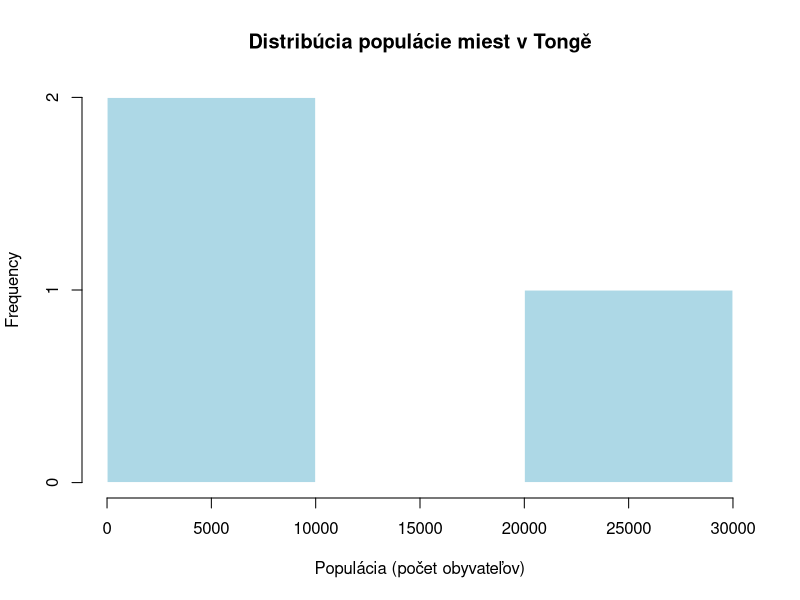
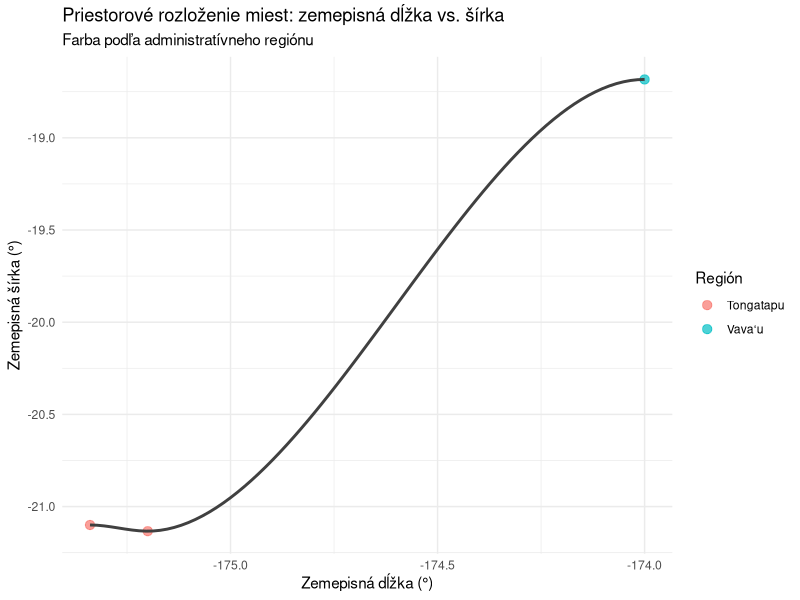
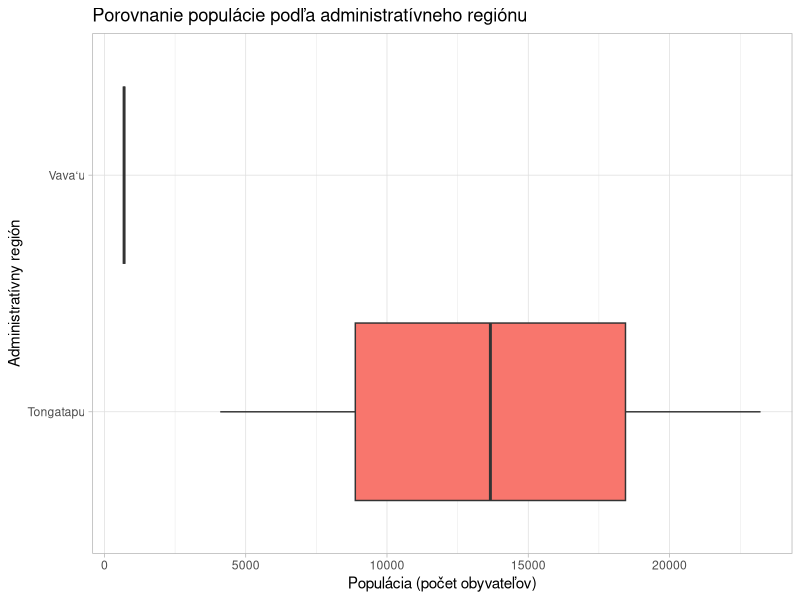
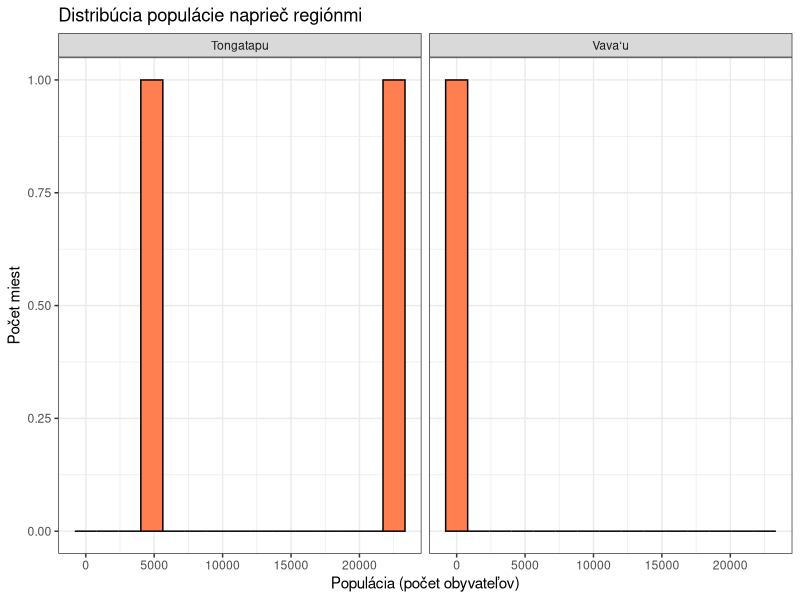
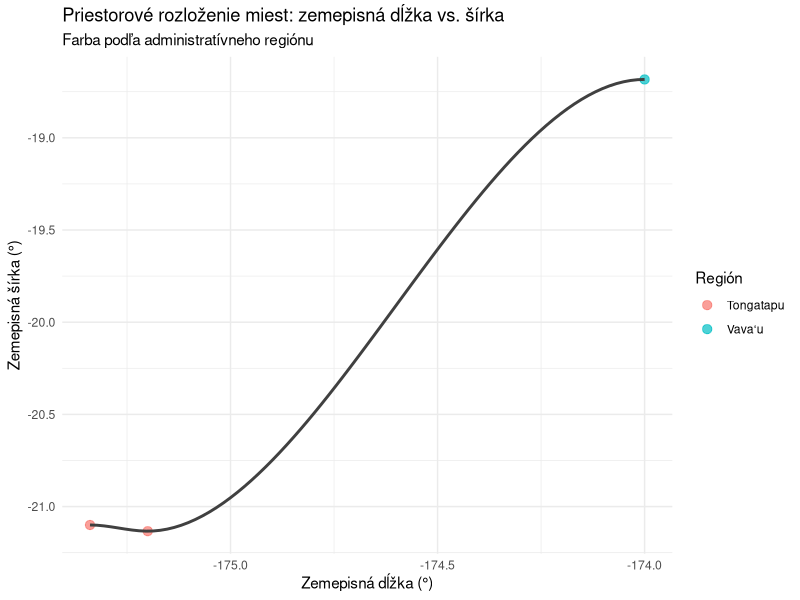

Reproduce these figures in R, in order.
## ---- chunk 1
###############################################################
# Task 5 – Visualising Your Universe (Base R & ggplot2)
# Dataset: Cities of Tonga (from Task 3)
###############################################################


library(readxl)
library(dplyr)
library(ggplot2)


my_data <- read_excel("to.xlsx")

required_cols <- c("city","population","admin_name","lat","lng")
missing <- setdiff(required_cols, colnames(my_data))
if (length(missing) > 0) {
  stop(paste("Chýbajúce stĺpce v to.xlsx:", paste(missing, collapse = ", ")))
}


data_num <- my_data %>%
  filter(!is.na(population), !is.na(lat), !is.na(lng))


# 5.1 – The Quick Sketch (Base R Histogram) -------------------

pop_vec <- my_data$population[!is.na(my_data$population)]

hist(
  pop_vec,
  main = "Distribúcia populácie miest v Tongě",
  xlab = "Populácia (počet obyvateľov)",
  col = "lightblue",
  border = "white"
)


# 5.2 – The Relationship Map (ggplot2 Scatter Plot) ----------

p_scatter <- ggplot(data = data_num, aes(x = lng, y = lat, color = admin_name)) +
  geom_point(alpha = 0.7, size = 2.8) +
  geom_smooth(method = "loess", color = "gray25", se = TRUE) +
  labs(
    title = "Priestorové rozloženie miest: zemepisná dĺžka vs. šírka",
    subtitle = "Farba podľa administratívneho regiónu",
    x = "Zemepisná dĺžka (°)",
    y = "Zemepisná šírka (°)",
    color = "Región"
  ) +
  theme_minimal()

print(p_scatter)


# 5.3 – The Comparison (ggplot2 Boxplot) ----------------------

p_box <- ggplot(
  data = my_data %>% filter(!is.na(population), !is.na(admin_name)),
  aes(x = admin_name, y = population, fill = admin_name)
) +
  geom_boxplot(outlier.alpha = 0.6) +
  labs(
    title = "Porovnanie populácie podľa administratívneho regiónu",
    x = "Administratívny región",
    y = "Populácia (počet obyvateľov)"
  ) +
  theme_light() +
  theme(legend.position = "none") +
  coord_flip()  # (voliteľné) lepšia čitateľnosť, ak je veľa regiónov

print(p_box)


# 5.4 – The “Deep Dive” (Faceting alebo vlastný plot) --------

p_facet_hist <- ggplot(
  data = my_data %>% filter(!is.na(population), !is.na(admin_name)),
  aes(x = population)
) +
  geom_histogram(bins = 15, fill = "coral", color = "black") +
  facet_wrap(~ admin_name) +
  labs(
    title = "Distribúcia populácie naprieč regiónmi",
    x = "Populácia (počet obyvateľov)",
    y = "Počet miest"
  ) +
  theme_bw()

print(p_facet_hist)


# 5.5 – Final Step: Export (Saving Your Work) -----------------

ggsave("my_universe_plot.png", plot = p_scatter, width = 8, height = 6, dpi = 300)

